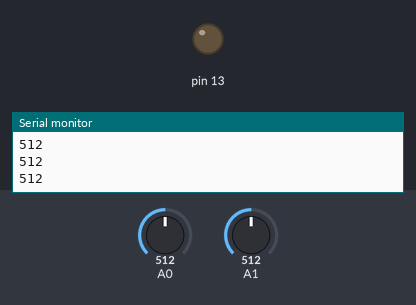
A sketch run on a simulated Arduino Uno, built with avr-gcc and run on an emulated ATmega328P. On the bench: output pins drawn as LEDs (lit = HIGH), the last lines printed to the serial monitor. Inputs (shaded band) come from the test bench; at power-on: A1 = 512, A0 = 512.

Above: at 1.2 s.
1.3 s: A1 set to 0
At 2.5 s:
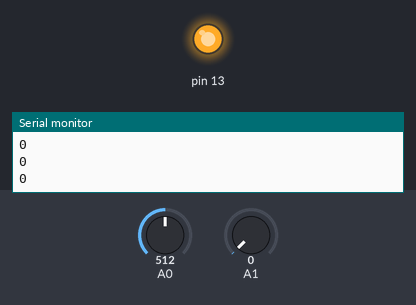
2.8 s: A1 set to 122
At 3.1 s:
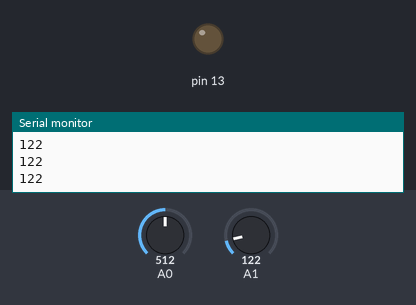
Timing chart, 0 to 5.8 s (numbered marks = the images above; inputs shaded):
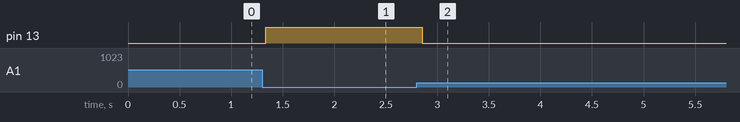

Measured:
- after the input at 1.3 s, pin 13: LOW → HIGH at once
- after the input at 2.8 s, pin 13: HIGH → LOW after 0.05 s

The sketch:

servo_joystick_12.ino
```cpp
int okuma;
int derece;

void setup() {
  Serial.begin(9600);

 pinMode(13,OUTPUT);
}

void loop() {
 okuma=analogRead(A0);
 int deger=analogRead(A1);
 Serial.println(deger);
 delay(30);

 if(deger==0) digitalWrite(13,HIGH);
 else digitalWrite(13,LOW);

}
```
